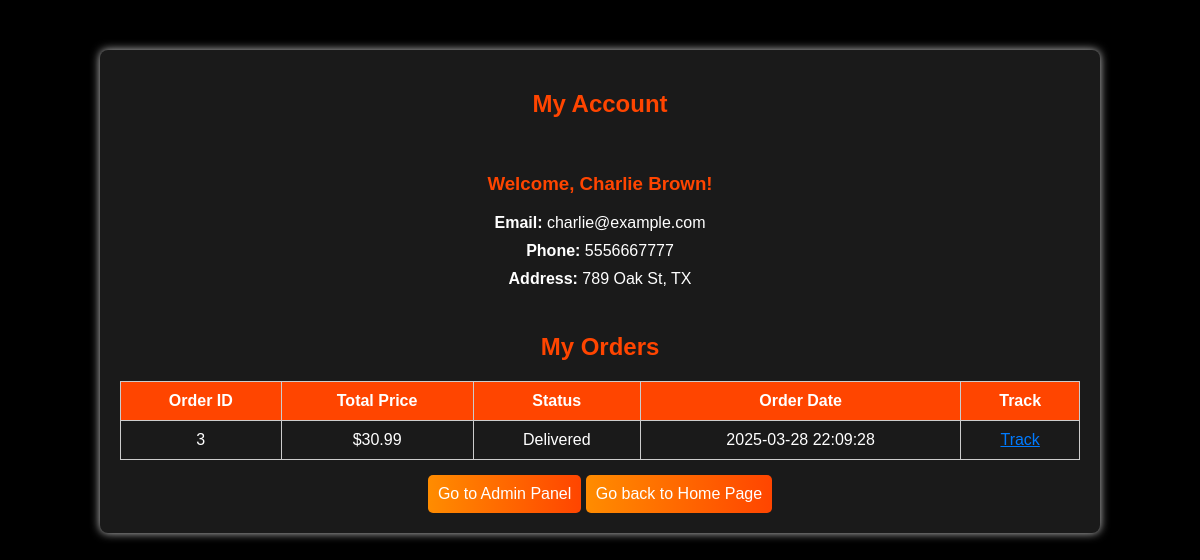
/backend/accounts.php (signed in), run on the app's committed database.
### tables this page shows
CREATE TABLE users (
    user_id INT AUTO_INCREMENT PRIMARY KEY,
    name VARCHAR(100) NOT NULL,
    email VARCHAR(100) UNIQUE NOT NULL,
    password VARCHAR(255) NOT NULL,
    phone VARCHAR(15),
    address TEXT,
    role ENUM('customer', 'admin') DEFAULT 'customer',
   created_at DATE DEFAULT CURRENT_DATE
    );

CREATE TABLE orders (
    order_id INT AUTO_INCREMENT PRIMARY KEY,
    user_id INT,
    total_price DECIMAL(10,2) NOT NULL,
    order_status ENUM('Pending', 'Shipped', 'Delivered', 'Cancelled') DEFAULT 'Pending',
    created_at TIMESTAMP DEFAULT CURRENT_TIMESTAMP,
    FOREIGN KEY (user_id) REFERENCES users(user_id) ON DELETE CASCADE
);

### backend/accounts.php (the view, shortened to what this page needs)
<?php
include '../database/db.php';
$user_id = $_SESSION['user_id'];
$user_sql = "SELECT name, email, phone, address, role FROM users WHERE user_id = ?";
$stmt = $conn->prepare($user_sql);
$stmt->bind_param("i", $user_id);
$stmt->execute();
$user_result = $stmt->get_result();
$user = $user_result->fetch_assoc();
$is_admin = ($user['role'] === 'admin');
$order_sql = "SELECT * FROM orders WHERE user_id = ? ORDER BY created_at DESC";
$stmt = $conn->prepare($order_sql);
$stmt->bind_param("i", $user_id);
$stmt->execute();
$order_result = $stmt->get_result();
?>
<!DOCTYPE html>
<html lang="en">
<head>
    <link rel="stylesheet" href="../css/order_tracking.css">
</head>
<body>
    <div class="account-container">
        <h2>My Account</h2>
        <div class="user-info">
            <h3>Welcome, <?php echo htmlspecialchars($user['name']); ?>!</h3>
            <p><strong>Email:</strong> <?php echo htmlspecialchars($user['email']); ?></p>
            <p><strong>Phone:</strong> <?php echo htmlspecialchars($user['phone'] ?: 'Not Provided'); ?></p>
            <p><strong>Address:</strong> <?php echo htmlspecialchars($user['address'] ?: 'Not Provided'); ?></p>
        </div>
        <h2>My Orders</h2>
        <?php if ($order_result->num_rows > 0) { ?>
            <table>
                <tr>
                    <th>Order ID</th>
                    <th>Total Price</th>
                    <th>Status</th>
                    <th>Order Date</th>
                    <th>Track</th>
                </tr>
                <?php while ($row = $order_result->fetch_assoc()) { ?>
                <tr>
                    <td><?php echo $row['order_id']; ?></td>
                    <td>$<?php echo $row['total_price']; ?></td>
                    <td><?php echo $row['order_status']; ?></td>
                    <td><?php echo $row['created_at']; ?></td>
                    <td>
                        <a href="order_tracking.php?order_id=<?php echo $row['order_id']; ?>" class="track-btn">
                            Track
                        </a>
                    </td>
                </tr>
                <?php } ?>
            </table>
        <?php } else { ?>
            <p>You have no orders yet.</p>
        <?php } ?>
        <?php if ($is_admin): ?>
            <a href="admin_panel.php" class="back-btn">Go to Admin Panel</a>
        <?php endif; ?>
        <a href="../frontend/index.php" class="back-btn">Go back to Home Page</a>
    </div>
</body>
</html>

### css/order_tracking.css (style rules this page uses)
body { font-family: Arial, sans-serif; background-color: black; margin: 0; padding: 0; }
.account-container, .tracking-container { width: 80%; margin: 50px auto; background: rgba(255, 255, 255, 0.1); padding: 20px; box-shadow: 0px 0px 10px #ccc; border-radius: 8px; text-align: center; }
h2 { color: #ff4500; }
table { width: 100%; margin-top: 20px; border-collapse: collapse; }
table, th, td { border: 1px solid #ccc; padding: 10px; color: #ffffff; }
th { background: #ff4500; color: white; }
.track-btn { color: #007BFF; text-decoration: underline; }
.back-btn { display: inline-block; margin-top: 15px; text-decoration: none; padding: 10px; background: linear-gradient(90deg, #ff8c00, #ff4500); color: white; border-radius: 5px; }
.user-info { padding: 15px; margin-bottom: 20px; text-align: center; color: #ffffff; }
.user-info h3 { margin-top: 20px; color: #ff4500; }
.user-info p { margin: 10px 0; font-size: 16px; }

### data on the page
users: name "Charlie Brown", email "charlie@example.com", phone "5556667777", address "789 Oak St, TX"
orders: order_id "3", total_price "30.99", order_status "Delivered", created_at "2025-03-28 22:09:28"
